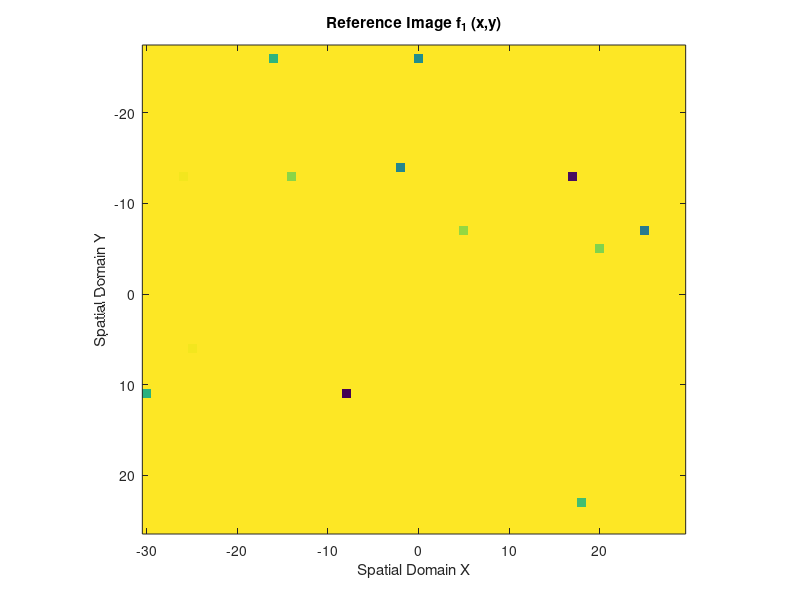
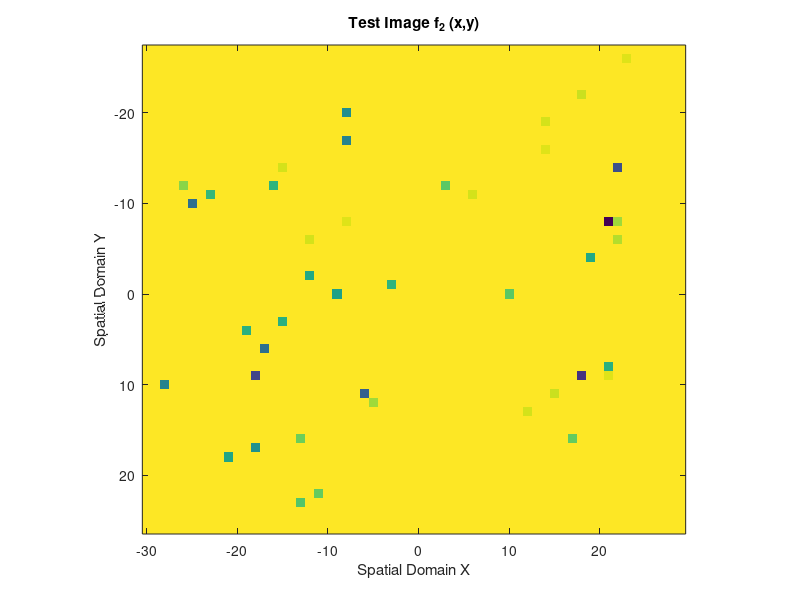
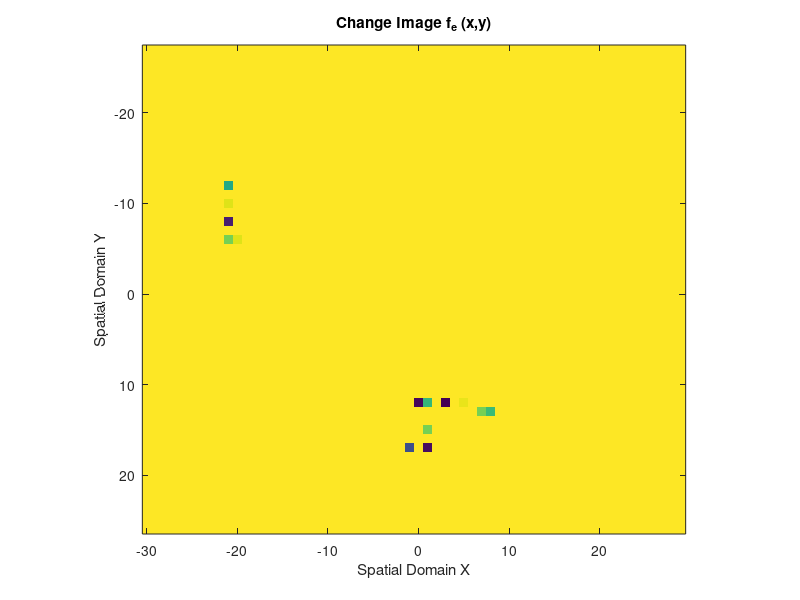
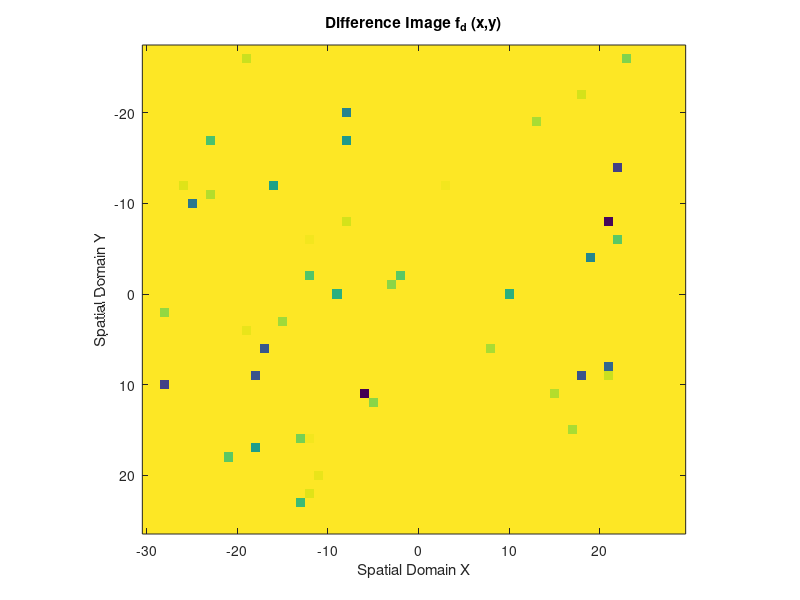

Recreate these plots in MATLAB, in order.
%%%%%%%%%%%%%%%%%%%%%%%%%%%%%%%%%%%%%%%%%%%%%%%%%%%%%%%%%%
%%         BLOCK-BASED SIGNAL SUBSPACE PROCESSING       %%
%%                  FOR DETECTING CHANGE                %%
%%                 OR TARGET REGISTRATION               %%
%%%%%%%%%%%%%%%%%%%%%%%%%%%%%%%%%%%%%%%%%%%%%%%%%%%%%%%%%%

cj = sqrt(-1);
nx = 3; % filter size in x domain is 2*nx+1
ny = 5; % filter size in y domain is 2*ny+1
N = (2 * nx + 1) * (2 * ny + 1); % Number of basis functions
%
% ref_image:              reference image or f1(x,y) (INPUT)
% test_image:             test image or f2(x,y)      (INPUT)

% Example:

NX = 60; NY = 54;
ref_image = randn(NX, NY) + cj * randn(NX, NY); % reference image
h = randn(5, 3) + cj * randn(5, 3); % filter
test_image = conv2(ref_image, h); % test image
test_image = test_image(3:NX + 2, 2:NY + 1);
change = zeros(NX, NY);
change(10:12, 15:25) = randn(3, 11) + cj * randn(3, 11);
change(30:39, 40:45) = randn(10, 6) + cj * randn(10, 6); % change
test_image = test_image + change; % add change to test image
%
[NX, NY] = size(ref_image); % size of reference or test image
%
nxb = 15; % size of block in x domain
nyb = 18; % size of block in y domain
nb = nxb * nyb; % number of pixels in a block
%

MX = nxb * ceil(NX / nxb) + 2 * nx; % size of zero-padded image in x domain
MY = nyb * ceil(NY / nyb) + 2 * ny; % size of zero-padded image in y domain
%
f1 = zeros(MX, MY);
f1(nx + 1:nx + NX, ny + 1:ny + NY) = ref_image; % zero-padded reference image
%
f2 = zeros(MX, MY);
f2(nx + 1:nx + NX, ny + 1:ny + NY) = test_image; % zero-padded test image

%
% for each block perform signal subspace processing
%
dif = zeros(MX, MY); % subspace difference image initialized

for i = nx + 1:nxb:MX - nx; i;
    IX = i:i + nxb - 1; % x domain block indices

    for j = ny + 1:nyb:MY - ny
        JY = j:j + nyb - 1; % y domain block indices
        %
        g = zeros(nb, N); % array containing block reference image
        % and its shifted versions
        icount = 0;

        for ii = -nx:nx

            for jj = -ny:ny
                icount = icount + 1;
                g(:, icount) = reshape(f1(IX + ii, JY + jj), nb, 1);
            end

        end

        [U, D, V] = svd(g); % perform svd
        psi = U(:, 1:N).'; % orthogonal basis functions
        g2 = reshape(f2(IX, JY), nb, 1); % test image block
        F2 = conj(psi) * g2; % projection coefficients of
        % test image

        f2_est = reshape((psi.') * F2, nxb, nyb); % projection of test image block
        % into signal subspace
        dif(IX, JY) = f2(IX, JY) - f2_est; % block subspace difference image
    end

end

dif = dif(nx + 1:nx + NX, ny + 1:ny + NY); % remove zero-padded area
test_image_est = test_image + dif; % projection of entire test image
% (all blocks)

% display
%
dx = 1; % x domain sample spacing
dy = 1; % y domain sample spacing
x = -NX / 2:NX / 2 - 1; y = -NY / 2:NY / 2 - 1;
%
G = abs(ref_image)';
xg = max(max(G)); ng = min(min(G)); cg = 256 / (xg - ng);

figure
image(x, y, 256 - cg * (G - ng)); axis image;
xlabel('Spatial Domain X')
ylabel('Spatial Domain Y')
title('Reference Image f_1 (x,y)')
% print P8.1.ps
% pause(1)
%
G = abs(test_image)';
xg = max(max(G)); ng = min(min(G)); cg = 256 / (xg - ng);
figure
image(x, y, 256 - cg * (G - ng)); axis image;
xlabel('Spatial Domain X')
ylabel('Spatial Domain Y')
title('Test Image f_2 (x,y)')
% print P8.2.ps
% pause(1)
%
G = abs(change)';
xg = max(max(G)); ng = min(min(G)); cg = 256 / (xg - ng);
figure
image(x, y, 256 - cg * (G - ng)); axis image;
xlabel('Spatial Domain X')
ylabel('Spatial Domain Y')
title('Change Image f_e (x,y)')
% print P8.3.ps
% pause(1)
%
G = abs(ref_image - test_image)';
xg = max(max(G)); ng = min(min(G)); cg = 256 / (xg - ng);
figure
image(x, y, 256 - cg * (G - ng)); axis image;
xlabel('Spatial Domain X')
ylabel('Spatial Domain Y')
title('Difference Image f_d (x,y)')
% print P8.4.ps
% pause(1)
%
G = abs(test_image_est)';
xg = max(max(G)); ng = min(min(G)); cg = 256 / (xg - ng);
figure
image(x, y, 256 - cg * (G - ng)); axis image;
xlabel('Spatial Domain X')
ylabel('Spatial Domain Y')
title('Signal Subspace Projection of Test Image \^f_2 (x,y)')
% print P8.5.ps
% pause(1)
%
G = abs(dif)';
xg = max(max(G)); ng = min(min(G)); cg = 256 / (xg - ng);
figure
image(x, y, 256 - cg * (G - ng)); axis image;
xlabel('Spatial Domain X')
ylabel('Spatial Domain Y')
title('Signal Subspace Difference Image \^f_d (x,y)')
% print P8.6.ps
% pause(1)
